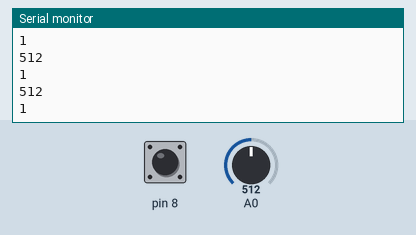
Recording of a sketch running on a simulated Arduino Uno, built with avr-gcc and run on an emulated ATmega328P. Parts: the last lines printed to the serial monitor. Inputs (shaded band) come from the test bench; at power-on: A0 = 512, pin 8 HIGH.

Above: at 1.2 s.
1.3 s: A0 set to 716
At 2.3 s:
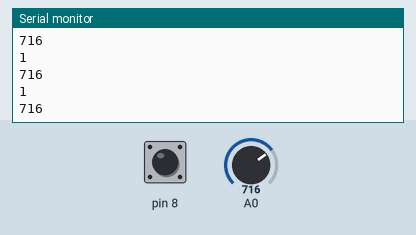
2.8 s: pin 8 pulled LOW for 0.15 s
4.4 s: A0 set to 900
At 5.2 s:
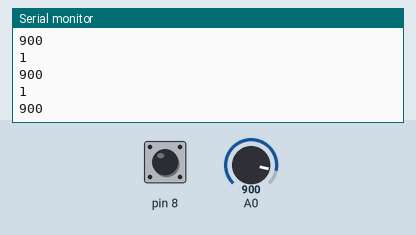
Timing chart, 0 to 7.4 s (numbered marks = the images above; inputs shaded):
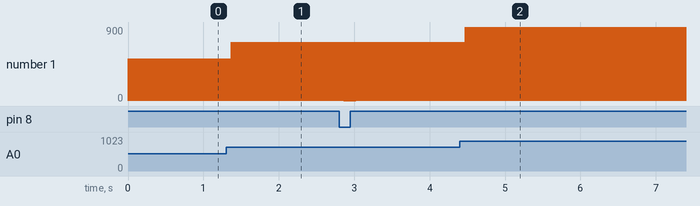

Measured:
- after the input at 1.3 s, the serial monitor: prints a new line after 0.07 s (image 1)
- after the input at 4.4 s, the serial monitor: prints a new line after 0.07 s (image 2)
- plotted number 1: 1 → 716 after the input at 1.3 s

The sketch:

JoystickTest.ino
```cpp
/* Pin Layout:
 *  JOYSTICK:
 *    X to A0 on Arduino
 *    SW to D2 on Arduino
 *    VCC to 5V on Arduino
 *    GND to GND on Arduino
*/


void setup() {
  Serial.begin(9600);
  pinMode(8, INPUT);
  digitalWrite(8, HIGH);

}

void loop() {
  Serial.println(digitalRead(8));   //this value (0 or 1) will indicate whether the joystick is clicked
  Serial.println(analogRead(0));    //this value will indicate where the joystick is pointing on the x axis
}
```
